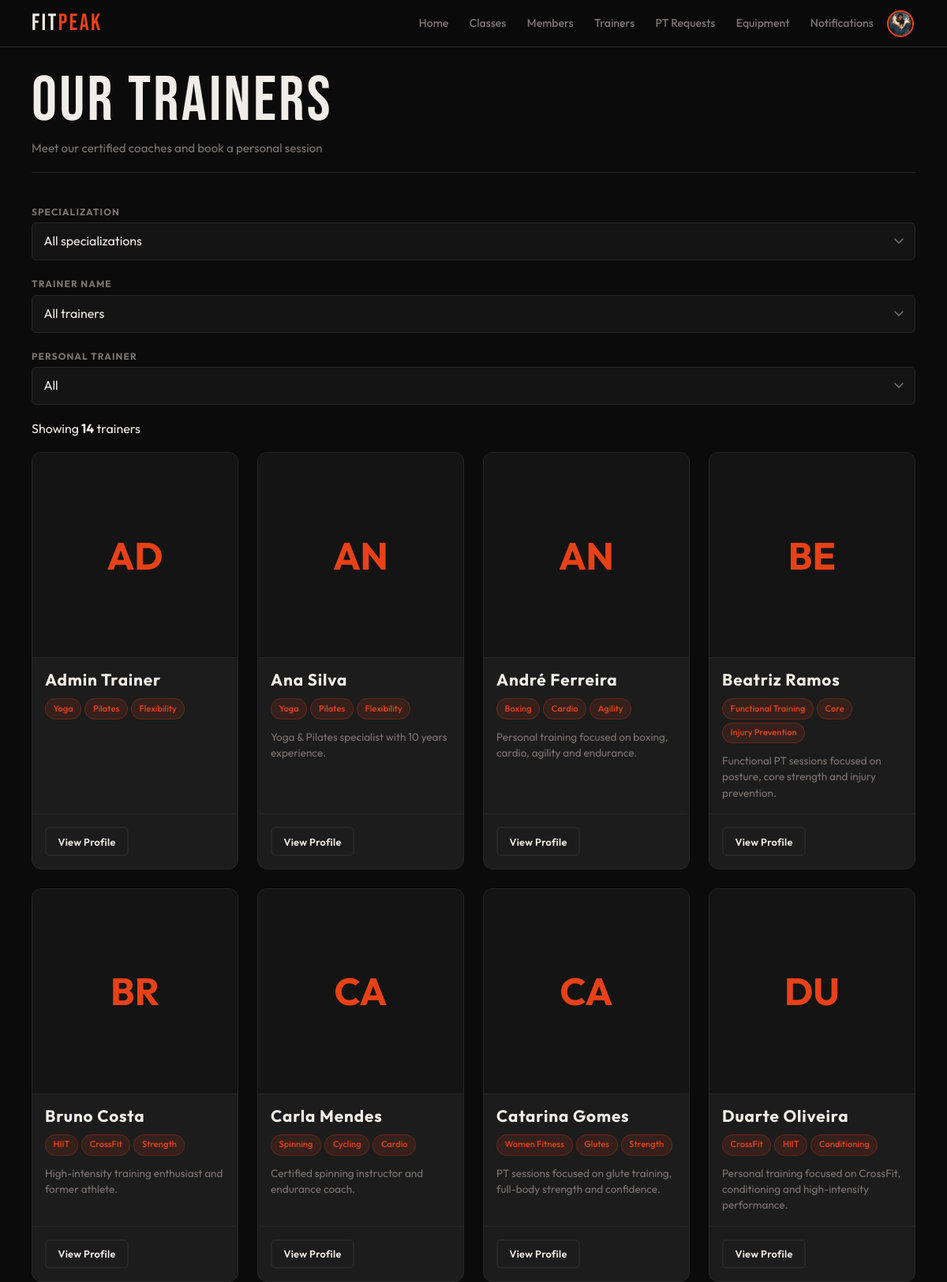
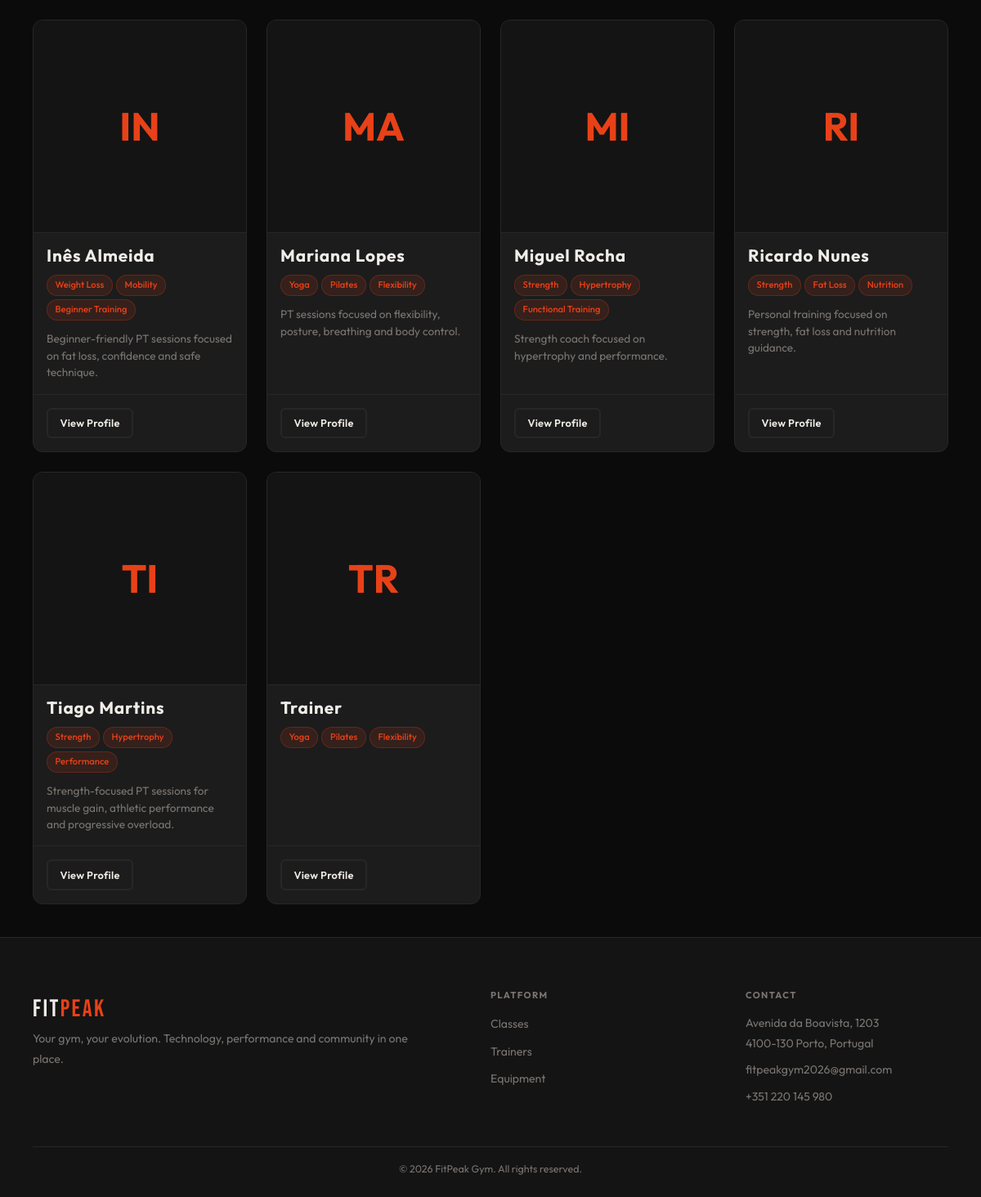
The page /member/trainers.php (signed in) on the database its author committed (2 pictures, top to bottom).
### tables this page shows
CREATE TABLE users (
    id         INTEGER  PRIMARY KEY AUTOINCREMENT,
    name       TEXT     NOT NULL,
    username   TEXT     UNIQUE
                        NOT NULL,
    email      TEXT     UNIQUE
                        NOT NULL,
    password   TEXT     NOT NULL,
    role       TEXT     NOT NULL
                        DEFAULT 'member'
                        CHECK (role IN ('member', 'trainer', 'admin') ),
    is_admin   INTEGER  NOT NULL
                        DEFAULT 0,
    photo      TEXT     DEFAULT NULL,
    active     INTEGER  NOT NULL
                        DEFAULT 1,
    created_at DATETIME DEFAULT CURRENT_TIMESTAMP
);

### db/trainers.php (called while the page is built, shortened)
<?php
function getAllTrainers($pdo, $filters = []) {
    $sql = "
        SELECT
            u.id,
            u.name,
            u.username,
            u.email,
            u.photo,
            u.active,
            u.is_admin,
            tp.bio,
            tp.specializations,
            tp.certifications,
            tp.is_pt,
            tp.pt_description,
            tp.pt_hourly_rate,
            tp.pt_available,
            COALESCE(ROUND(AVG(r.rating), 1), 0) AS rating,
            COUNT(r.id) AS review_count
        FROM users u
        LEFT JOIN trainer_profiles tp ON u.id = tp.user_id
        LEFT JOIN class_schedules cs ON cs.trainer_id = u.id
        LEFT JOIN class_sessions sess ON sess.schedule_id = cs.id
        LEFT JOIN reviews r ON r.session_id = sess.id
        WHERE u.role = 'trainer'
    ";
    $params = [];
    if (!empty($filters['active_only'])) {
        $sql .= " AND u.active = 1";
    }
    $sql .= "
        GROUP BY u.id
        ORDER BY u.name ASC
    ";
    $stmt = $pdo->prepare($sql);
    $stmt->execute($params);
    return $stmt->fetchAll(PDO::FETCH_ASSOC);
}
?>

### member/trainers.php (the view, shortened to what this page needs)
<?php
require_once '../includes/header.php';
require_once '../includes/footer.php';
require_once '../db/trainers.php';
require_once '../template/trainers.php';
$pdo = getDatabaseConnection();
$filters = [
    'specialization' => $_GET['specialization'] ?? '',
    'trainer_id' => $_GET['trainer_id'] ?? '',
    'is_pt' => $_GET['is_pt'] ?? '',
    'active_only' => true
];
$trainers = getAllTrainers($pdo, $filters);
?>
<main class="main">
    <div class="container">
        <header class="page-header">
            <div class="page-header-row">
                <h1>Our Trainers</h1>
                <p>Meet our certified coaches and book a personal session</p>
            </div>
        </header>
        <section>
            <form id="filter-form" class="filter-bar" method="get" action="trainers.php">
                <div class="filter-group">
                    <label class="form-label" for="f-specialization">Specialization</label>
                    <select id="f-specialization" name="specialization" class="form-select">
                        <option value="">All specializations</option>
                    </select>
                </div>
                <div class="filter-group">
                    <label class="form-label" for="f-trainer">Trainer name</label>
                    <select id="f-trainer" name="trainer_id" class="form-select">
                        <option value="">All trainers</option>
                    </select>
                </div>
                <div class="filter-group">
                    <label class="form-label" for="f-is-pt">Personal Trainer</label>
                    <select id="f-is-pt" name="is_pt" class="form-select">
                        <option value="" <?= $filters['is_pt'] === '' ? 'selected' : '' ?>>All</option>
                    </select>
                </div>
            </form>
        </section>
        <div class="results-bar">
            <p class="results-count" id="results-count">
                Showing <strong id="trainer-count"><?= count($trainers) ?></strong> trainers
            </p>
        </div>
        <div id="trainer-list-container">
            <?php output_trainer_list($trainers); ?>
        </div>
    </div>
</main>

### template/trainers.php (shortened to what this page needs)
<?php
function output_trainer_list($trainers) {
    echo '<div class="trainer-grid">';
    foreach ($trainers as $trainer) output_trainer_card($trainer);
    echo '</div>';
}
function output_trainer_card($trainer) {
    $id = (int)$trainer['id'];
    $name = htmlspecialchars($trainer['name']);
    $bio = htmlspecialchars($trainer['bio'] ?? 'No bio provided yet.');
    $ptDescription = htmlspecialchars($trainer['pt_description'] ?? '');
    $specializations = array_map('trim', explode(',', $trainer['specializations'] ?? ''));
    $photo = !empty($trainer['photo']) ? htmlspecialchars($trainer['photo']) : null;
    $initials = htmlspecialchars(strtoupper(substr($trainer['name'], 0, 2)));
    ?>
    <article class="trainer-card">
        <div class="trainer-avatar">
            <?php if ($photo): ?>
                <img src="<?= $photo ?>" alt="<?= $name ?>">
            <?php else: ?>
                <div class="avatar-placeholder"><?= $initials ?></div>
            <?php endif; ?>
        </div>
        <div class="trainer-body">
            <h3 class="trainer-name"><?= $name ?></h3>
            <div class="trainer-specializations">
                <?php foreach ($specializations as $spec): ?>
                    <?php if ($spec !== ''): ?>
                        <span class="spec-badge"><?= htmlspecialchars($spec) ?></span>
                    <?php endif; ?>
                <?php endforeach; ?>
            </div>
            <p class="trainer-bio"><?= nl2br($ptDescription !== '' ? $ptDescription : $bio) ?></p>
        </div>
        <div class="trainer-foot trainer-foot-end">
            <a href="trainer_profile.php?id=<?= $id ?>" class="secondary-button btn-sm">View Profile</a>
        </div>
    </article>
    <?php
}
        ?>

### css/base.css (style rules this page uses)
:root { --bg: #0b0b0b; --surface: #141414; --card: #1c1c1c; --border: #272727; --accent: #e84118; --accent-glow: rgba(232, 65, 24, 0.28); --text: #f0ede8; --muted: #7a7571; --success: #2ed573; --warning: #ffa502; --danger: #ff4757; --info: #1e90ff; --ff-display: 'Bebas Neue', sans-serif; --ff-body: 'Outfit', sans-serif; --sp-xs: 0.25rem; --sp-sm: 0.5rem; --sp-md: 1rem; --sp-lg: clamp(1rem, 3vw, 1.5rem); --sp-xl: clamp(1.5rem, 5vw, 2.5rem); --sp-2xl: clamp(2rem, 7vw, 4rem); --nav-h: 60px; --r-sm: 6px; --r-md: 12px; --r-pill: 999px; --touch: 44px; --max-w: 1200px; --shadow-a: 0 0 24px var(--accent-glow); --t: 0.22s cubic-bezier(0.4, 0, 0.2, 1); }
*, *::before, *::after { box-sizing: border-box; margin: 0; padding: 0; }
html { font-size: 16px; scroll-behavior: smooth; -webkit-text-size-adjust: 100%; }
body { font-family: var(--ff-body); background: var(--bg); color: var(--text); line-height: 1.6; min-height: 100dvh; display: flex; flex-direction: column; overflow-x: hidden; }
a { color: inherit; text-decoration: none; }
input, select, textarea { font: inherit; }
h1, h2, h3, h4, h5, h6 { font-family: var(--ff-display); letter-spacing: 0.04em; line-height: 1.1; font-weight: 400; }
h1 { font-size: clamp(2.2rem, 7vw, 5rem); }
h3, h4 { font-size: clamp(1rem, 2.5vw, 1.2rem); font-family: var(--ff-body); font-weight: 600; }
p { line-height: 1.75; }
.container { width: 100%; max-width: var(--max-w); margin-inline: auto; padding-inline: var(--sp-md); }
.main { flex: 1; padding-top: var(--nav-h); }
@media (min-width: 640px) { .container { padding-inline: var(--sp-lg); } }
@media (min-width: 1024px) { .container { padding-inline: var(--sp-xl); } }

### css/components.css (style rules this page uses)
.main-button, .secondary-button { display: inline-flex; align-items: center; justify-content: center; gap: 0.4em; min-height: var(--touch); border-radius: var(--r-sm); font-family: var(--ff-body); font-size: 0.95rem; font-weight: 600; letter-spacing: 0.02em; white-space: nowrap; cursor: pointer; transition: all var(--t); }
.secondary-button { background: transparent; border: 2px solid var(--border); color: var(--text); padding: 0.85rem 2rem; }
.btn-sm { padding: 0.4rem 0.9rem; font-size: 0.8rem; min-height: 36px; }
.page-header { padding-block: var(--sp-lg) var(--sp-md); border-bottom: 1px solid var(--border); margin-bottom: var(--sp-xl); }
.page-header h1 { margin-bottom: 0.2rem; }
.page-header p { color: var(--muted); font-size: 0.95rem; }
.form-label { display: block; font-size: 0.75rem; font-weight: 700; color: var(--muted); text-transform: uppercase; letter-spacing: 0.09em; margin-bottom: var(--sp-xs); }
.form-select, .filter-bar select { width: 100%; min-height: var(--touch); background: var(--surface); border: 1px solid var(--border); border-radius: var(--r-sm); color: var(--text); padding: 0.65rem 2.4rem 0.65rem 0.9rem; font-family: var(--ff-body); -webkit-appearance: none; appearance: none; cursor: pointer; background-repeat: no-repeat; background-position: right 0.9rem center; transition: border-color var(--t), box-shadow var(--t), background var(--t); }
.form-select option, .filter-bar select option { background: var(--surface); color: var(--text); }

### rows shown on the page
users: name "AD", name "Admin Trainer", spec "Yoga", spec "Pilates", spec "Flexibility"
users: name "AN", name "Ana Silva", spec "Yoga", spec "Pilates", spec "Flexibility", bio "Yoga & Pilates specialist with 10 years experience."
users: name "AN", name "André Ferreira", spec "Boxing", spec "Cardio", spec "Agility", bio "Personal training focused on boxing, cardio, agility and endurance."
users: name "BE", name "Beatriz Ramos", spec "Functional Training", spec "Core", spec "Injury Prevention", bio "Functional PT sessions focused on posture, core strength and injury prevention."
users: name "BR", name "Bruno Costa", spec "HIIT", spec "CrossFit", spec "Strength", bio "High-intensity training enthusiast and former athlete."
users: name "CA", name "Carla Mendes", spec "Spinning", spec "Cycling", spec "Cardio", bio "Certified spinning instructor and endurance coach."
users: name "CA", name "Catarina Gomes", spec "Women Fitness", spec "Glutes", spec "Strength", bio "PT sessions focused on glute training, full-body strength and confidence."
users: name "DU", name "Duarte Oliveira", spec "CrossFit", spec "HIIT", spec "Conditioning", bio "Personal training focused on CrossFit, conditioning and high-intensity performance."
users: name "IN", name "Inês Almeida", spec "Weight Loss", spec "Mobility", spec "Beginner Training", bio "Beginner-friendly PT sessions focused on fat loss, confidence and safe technique."
users: name "MA", name "Mariana Lopes", spec "Yoga", spec "Pilates", spec "Flexibility", bio "PT sessions focused on flexibility, posture, breathing and body control."
users: name "MI", name "Miguel Rocha", spec "Strength", spec "Hypertrophy", spec "Functional Training", bio "Strength coach focused on hypertrophy and performance."
users: name "RI", name "Ricardo Nunes", spec "Strength", spec "Fat Loss", spec "Nutrition", bio "Personal training focused on strength, fat loss and nutrition guidance."
users: name "TI", name "Tiago Martins", spec "Strength", spec "Hypertrophy", spec "Performance", bio "Strength-focused PT sessions for muscle gain, athletic performance and progressive overload."
users: name "TR", name "Trainer", spec "Yoga", spec "Pilates", spec "Flexibility"

### other values the page prints
count($trainers) "14"
